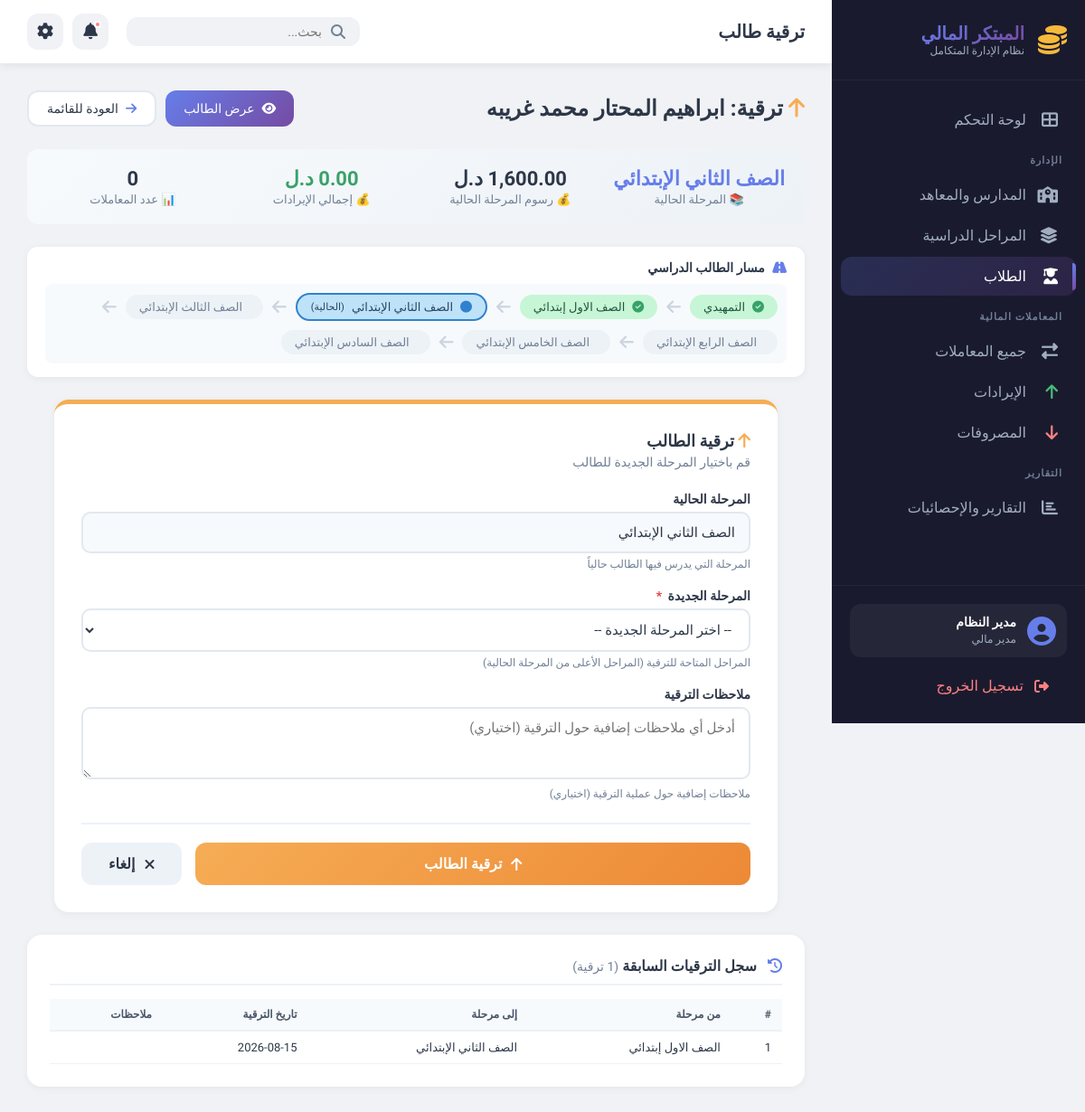
The app's page /modules/students/promote.php?id=11 with its own data.
### tables this page shows
CREATE TABLE `students` (
  `id` int(11) NOT NULL,
  `school_id` int(11) DEFAULT NULL,
  `current_stage_id` int(11) DEFAULT NULL,
  `name` varchar(100) NOT NULL,
  `student_code` varchar(50) DEFAULT NULL,
  `birth_date` date DEFAULT NULL,
  `phone` varchar(20) DEFAULT NULL,
  `address` text DEFAULT NULL,
  `enrollment_date` date DEFAULT NULL,
  `status` enum('active','inactive','graduated') DEFAULT 'active',
  `created_at` timestamp NOT NULL DEFAULT current_timestamp()
);

CREATE TABLE `stages` (
  `id` int(11) NOT NULL,
  `school_id` int(11) DEFAULT NULL,
  `name` varchar(50) NOT NULL,
  `order_number` int(11) DEFAULT 0,
  `fee_amount` decimal(10,2) NOT NULL DEFAULT 0.00,
  `description` text DEFAULT NULL,
  `created_at` timestamp NOT NULL DEFAULT current_timestamp()
);

CREATE TABLE `promotions` (
  `id` int(11) NOT NULL,
  `student_id` int(11) DEFAULT NULL,
  `from_stage_id` int(11) DEFAULT NULL,
  `to_stage_id` int(11) DEFAULT NULL,
  `promotion_date` date DEFAULT NULL,
  `notes` text DEFAULT NULL,
  `created_at` timestamp NOT NULL DEFAULT current_timestamp()
);

### includes/functions.php (called while the page is built, shortened)
<?php
function formatLibyanCurrency($amount) {
    $amount = floatval($amount);
    return number_format($amount, 2, '.', ',') . ' د.ل';
}
?>

### modules/students/promote.php (the view, shortened to what this page needs)
<?php
require_once '../../config/database.php';
require_once '../../includes/functions.php';
$id = (int)$_GET['id'];
$stmt = $pdo->prepare("
    SELECT st.*,
           sc.name as school_name,
           sg.name as current_stage_name,
           sg.fee_amount as current_fee,
           sg.order_number as current_order
    FROM students st
    JOIN schools sc ON st.school_id = sc.id
    LEFT JOIN stages sg ON st.current_stage_id = sg.id
    WHERE st.id = ?
");
$stmt->execute([$id]);
$student = $stmt->fetch();
$stmt = $pdo->prepare("
    SELECT * FROM stages
    WHERE school_id = ?
    ORDER BY order_number ASC, fee_amount ASC
");
$stmt->execute([$student['school_id']]);
$all_stages = $stmt->fetchAll();
$available_stages = [];
$found_current = false;
foreach ($all_stages as $stage) {
    if ($stage['id'] == $student['current_stage_id']) {
        $found_current = true;
        continue;
    }
    if ($found_current) {
        $available_stages[] = $stage;
    }
}
$stmt = $pdo->prepare("
    SELECT p.*,
           fs.name as from_stage_name,
           ts.name as to_stage_name
    FROM promotions p
    LEFT JOIN stages fs ON p.from_stage_id = fs.id
    LEFT JOIN stages ts ON p.to_stage_id = ts.id
    WHERE p.student_id = ?
    ORDER BY p.promotion_date DESC
");
$stmt->execute([$id]);
$promotions = $stmt->fetchAll();
$stmt = $pdo->prepare("SELECT COUNT(*) as total FROM transactions WHERE student_id = ?");
$stmt->execute([$id]);
$transaction_count = $stmt->fetchColumn();
$stmt = $pdo->prepare("SELECT SUM(amount) FROM transactions WHERE student_id = ? AND type = 'income' AND status = 'paid'");
$stmt->execute([$id]);
$total_income = $stmt->fetchColumn() ?: 0;
$stmt = $pdo->prepare("
    SELECT sg.*
    FROM stages sg
    JOIN students st ON st.school_id = sg.school_id
    WHERE st.id = ?
    ORDER BY sg.order_number ASC
");
$stmt->execute([$id]);
$student_stages = $stmt->fetchAll();
$current_index = -1;
foreach ($student_stages as $index => $stage) {
    if ($stage['id'] == $student['current_stage_id']) {
        $current_index = $index;
        break;
    }
}
?>
<!DOCTYPE html>
<html lang="ar" dir="rtl">
<head>
    <link rel="stylesheet" href="../../assets/css/dashboard.css">
    <link rel="stylesheet" href="https://cdnjs.cloudflare.com/ajax/libs/font-awesome/6.5.0/css/all.min.css">
</head>
<body>
    <div class="dashboard-wrapper">
        <aside class="sidebar">
            <div class="sidebar-header">
                <div class="logo-container">
                    <i class="fas fa-coins logo-icon"></i>
                    <div class="logo-text">
                        <h2>المبتكر المالي</h2>
                        <span>نظام الإدارة المتكامل</span>
                    </div>
                </div>
            </div>
            <nav class="sidebar-nav">
                <ul>
                    <li class="nav-item">
                        <a href="../../index.php">
                            <i class="fas fa-th-large"></i>
                            <span>لوحة التحكم</span>
                        </a>
                    </li>
                    <li class="nav-section">الإدارة</li>
                    <li class="nav-item">
                        <a href="../schools/index.php">
                            <i class="fas fa-school"></i>
                            <span>المدارس والمعاهد</span>
                        </a>
                    </li>
                    <li class="nav-item">
                        <a href="../stages/index.php">
                            <i class="fas fa-layer-group"></i>
                            <span>المراحل الدراسية</span>
                        </a>
                    </li>
                    <li class="nav-item active">
                        <a href="index.php">
                            <i class="fas fa-user-graduate"></i>
                            <span>الطلاب</span>
                        </a>
                    </li>
                    <li class="nav-section">المعاملات المالية</li>
                    <li class="nav-item">
                        <a href="../transactions/index.php">
                            <i class="fas fa-exchange-alt"></i>
                            <span>جميع المعاملات</span>
                        </a>
                    </li>
                    <li class="nav-item">
                        <a href="../transactions/income.php">
                            <i class="fas fa-arrow-up text-success"></i>
                            <span>الإيرادات</span>
                        </a>
                    </li>
                    <li class="nav-item">
                        <a href="../transactions/expense.php">
                            <i class="fas fa-arrow-down text-danger"></i>
                            <span>المصروفات</span>
                        </a>
                    </li>
                    <li class="nav-section">التقارير</li>
                    <li class="nav-item">
                        <a href="../reports/index.php">
                            <i class="fas fa-chart-bar"></i>
                            <span>التقارير والإحصائيات</span>
                        </a>
                    </li>
                </ul>
            </nav>
            <div class="sidebar-footer">
                <div class="user-info">
                    <i class="fas fa-user-circle"></i>
                    <div>
                        <span class="user-name">مدير النظام</span>
                        <span class="user-role">مدير مالي</span>
                    </div>
                </div>
                <a href="#" class="logout-btn">
                    <i class="fas fa-sign-out-alt"></i>
                    <span>تسجيل الخروج</span>
                </a>
            </div>
        </aside>
        <main class="main-content">
            <header class="top-header">
                <div class="header-left">
                    <h1>ترقية طالب</h1>
                </div>
                <div class="header-right">
                    <div class="search-box">
                        <i class="fas fa-search"></i>
                        <input type="text" placeholder="بحث..." id="searchInput">
                    </div>
                    <div class="header-actions">
                        <button class="icon-btn" title="الإشعارات">
                            <i class="fas fa-bell"></i>
                            <span class="notification-dot"></span>
                        </button>
                        <button class="icon-btn" title="الإعدادات">
                            <i class="fas fa-cog"></i>
                        </button>
                    </div>
                </div>
            </header>
            <div class="content-area">
                <div class="page-header">
                    <h2>
                        <i class="fas fa-arrow-up" style="color: #f6ad55;"></i>
                        ترقية: <?php echo htmlspecialchars($student['name']); ?>
                    </h2>
                    <div class="header-actions">
                        <a href="view.php?id=<?php echo $student['id']; ?>" class="btn-view">
                            <i class="fas fa-eye"></i>
                            عرض الطالب
                        </a>
                        <a href="index.php" class="btn-back">
                            <i class="fas fa-arrow-right"></i>
                            العودة للقائمة
                        </a>
                    </div>
                </div>
                <div class="student-info-card">
                    <div class="info-item">
                        <span class="number current-stage"><?php echo htmlspecialchars($student['current_stage_name'] ?? 'غير محدد'); ?></span>
                        <span class="label">📚 المرحلة الحالية</span>
                    </div>
                    <div class="info-item">
                        <span class="number"><?php echo formatLibyanCurrency($student['current_fee'] ?? 0); ?></span>
                        <span class="label">💰 رسوم المرحلة الحالية</span>
                    </div>
                    <div class="info-item">
                        <span class="number income"><?php echo formatLibyanCurrency($total_income); ?></span>
                        <span class="label">💰 إجمالي الإيرادات</span>
                    </div>
                    <div class="info-item">
                        <span class="number"><?php echo $transaction_count; ?></span>
                        <span class="label">📊 عدد المعاملات</span>
                    </div>
                </div>
                <?php if (!empty($student_stages)): ?>
                <div class="stage-progress">
                    <div class="progress-title">
                        <i class="fas fa-road"></i>
                        مسار الطالب الدراسي
                    </div>
                    <div class="stage-flow">
                        <?php foreach ($student_stages as $index => $stage):
                            $is_current = $stage['id'] == $student['current_stage_id'];
                            $is_completed = $index < $current_index;
                        ?>
                        <?php if ($index > 0): ?>
                        <span class="stage-arrow">
                            <i class="fas fa-arrow-left"></i>
                        </span>
                        <?php endif; ?>
                        <span class="stage-step <?php echo $is_completed ? 'completed' : ($is_current ? 'current' : 'upcoming'); ?>">
                            <i class="fas <?php echo $is_completed ? 'fa-check-circle' : ($is_current ? 'fa-circle' : 'fa-circle-o'); ?>"></i>
                            <?php echo htmlspecialchars($stage['name']); ?>
                            <?php if ($is_current): ?>
                            <span style="font-size: 11px;">(الحالية)</span>
                            <?php endif; ?>
                        </span>
                        <?php endforeach; ?>
                    </div>
                </div>
                <?php endif; ?>
                <div class="form-container">
                    <div class="form-title">
                        <i class="fas fa-arrow-up"></i>
                        ترقية الطالب
                    </div>
                    <div class="form-subtitle">
                        قم باختيار المرحلة الجديدة للطالب
                    </div>
                    <form method="POST" id="promoteForm" onsubmit="return validateForm()">
                        <div class="form-group">
                            <label for="current_stage">
                                المرحلة الحالية
                            </label>
                            <input type="text" id="current_stage"
                                   value="<?php echo htmlspecialchars($student['current_stage_name'] ?? 'غير محدد'); ?>"
                                   disabled style="background: #f7fafc; cursor: not-allowed;">
                            <div class="help-text">المرحلة التي يدرس فيها الطالب حالياً</div>
                        </div>
                        <div class="form-group">
                            <label for="to_stage_id">
                                المرحلة الجديدة
                                <span class="required">*</span>
                            </label>
                            <select id="to_stage_id" name="to_stage_id" required>
                                <option value="">-- اختر المرحلة الجديدة --</option>
                            </select>
                            <div class="help-text">
                                <?php if (count($available_stages) > 0): ?>
                                المراحل المتاحة للترقية (المراحل الأعلى من المرحلة الحالية)
                                <?php else: ?>
                                <span style="color: #e53e3e;">لا توجد مراحل متاحة للترقية. الطالب في أعلى مرحلة.</span>
                                <?php endif; ?>
                            </div>
                        </div>
                        <div class="form-group">
                            <label for="notes">ملاحظات الترقية</label>
                            <textarea id="notes" name="notes"
                                      placeholder="أدخل أي ملاحظات إضافية حول الترقية (اختياري)"></textarea>
                            <div class="help-text">ملاحظات إضافية حول عملية الترقية (اختياري)</div>
                        </div>
                        <div class="form-actions">
                            <button type="submit" class="btn-submit" id="submitBtn" <?php echo count($available_stages) == 0 ? 'disabled' : ''; ?>>
                                <i class="fas fa-arrow-up"></i>
                                ترقية الطالب
                            </button>
                            <a href="view.php?id=<?php echo $student['id']; ?>" class="btn-cancel">
                                <i class="fas fa-times"></i>
                                إلغاء
                            </a>
                        </div>
                    </form>
                </div>
                <div class="promotions-history">
                    <div class="history-title">
                        <i class="fas fa-history"></i>
                        سجل الترقيات السابقة
                        <span style="font-size: 14px; font-weight: 400; color: #718096;">
                            (<?php echo count($promotions); ?> ترقية)
                        </span>
                    </div>
                    <?php if (count($promotions) > 0): ?>
                    <div class="table-scroll">
                        <table>
                            <thead>
                                <tr>
                                    <th>#</th>
                                    <th>من مرحلة</th>
                                    <th>إلى مرحلة</th>
                                    <th>تاريخ الترقية</th>
                                    <th>ملاحظات</th>
                                </tr>
                            </thead>
                            <tbody>
                                <?php foreach ($promotions as $index => $promotion): ?>
                                <tr>
                                    <td><?php echo $index + 1; ?></td>
                                    <td><?php echo htmlspecialchars($promotion['from_stage_name'] ?? 'بداية'); ?></td>
                                    <td><?php echo htmlspecialchars($promotion['to_stage_name']); ?></td>
                                    <td><?php echo date('Y-m-d', strtotime($promotion['promotion_date'])); ?></td>
                                    <td><?php echo htmlspecialchars($promotion['notes'] ?? '---'); ?></td>
                                </tr>
                                <?php endforeach; ?>
                            </tbody>
                        </table>
                    </div>
                    <?php endif; ?>
                </div>
            </div>
        </main>
    </div>
</body>
</html>

### records on screen
students: name "ابراهيم المحتار محمد غريبه", current_stage.name "الصف الثاني الإبتدائي", current_stage.fee_amount "1,600.00 د.ل"
stages: name "التمهيدي"
stages: name "الصف الاول إبتدائي"
stages: name "الصف الثاني الإبتدائي", shows "(الحالية)"
stages: name "الصف الثالث الإبتدائي"
stages: name "الصف الرابع الإبتدائي"
stages: name "الصف الخامس الإبتدائي"
stages: name "الصف السادس الإبتدائي"
promotions: from_stage.name "الصف الاول إبتدائي", to_stage.name "الصف الثاني الإبتدائي", promotion_date "2026-08-15"

### other values on screen
formatLibyanCurrency($total_income) "0.00 د.ل"
$transaction_count "0"
count($promotions) "1"
